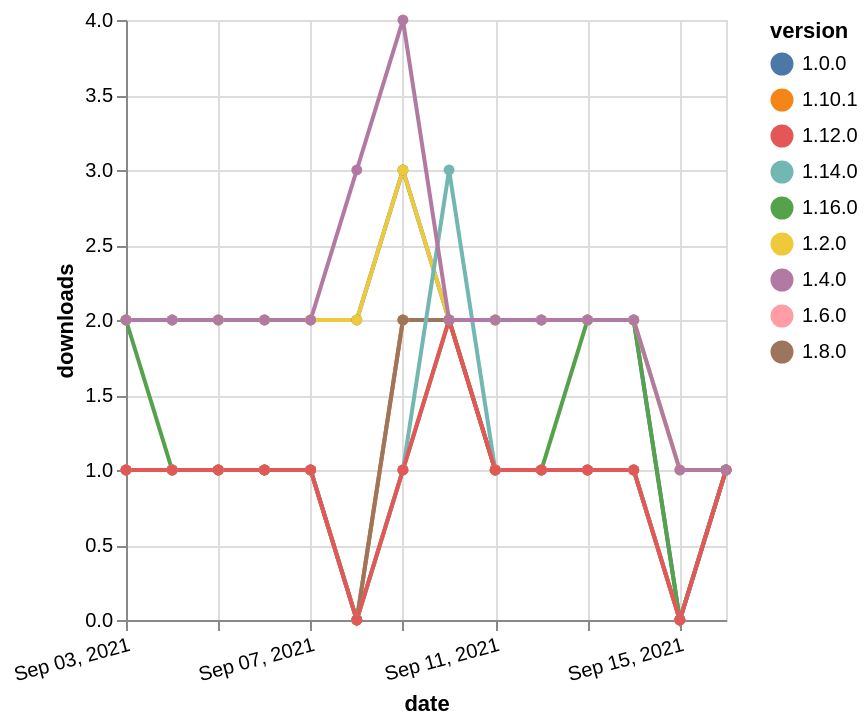

Vega-Lite specification for this chart:
### Vega-Lite specification from a JSON file in a GitHub repository (floating-point values rounded to 4 significant figures)
{"$schema": "https://vega.github.io/schema/vega-lite/v5.json", "description": "A simple bar chart with embedded data.", "data": {"values": [{"date": "2021-09-03", "total": 231, "delta": 1, "version": "1.6.0"}, {"date": "2021-09-04", "total": 232, "delta": 1, "version": "1.6.0"}, {"date": "2021-09-05", "total": 233, "delta": 1, "version": "1.6.0"}, {"date": "2021-09-06", "total": 234, "delta": 1, "version": "1.6.0"}, {"date": "2021-09-07", "total": 235, "delta": 1, "version": "1.6.0"}, {"date": "2021-09-08", "total": 235, "delta": 0, "version": "1.6.0"}, {"date": "2021-09-09", "total": 237, "delta": 2, "version": "1.6.0"}, {"date": "2021-09-10", "total": 239, "delta": 2, "version": "1.6.0"}, {"date": "2021-09-11", "total": 240, "delta": 1, "version": "1.6.0"}, {"date": "2021-09-12", "total": 241, "delta": 1, "version": "1.6.0"}, {"date": "2021-09-13", "total": 242, "delta": 1, "version": "1.6.0"}, {"date": "2021-09-14", "total": 243, "delta": 1, "version": "1.6.0"}, {"date": "2021-09-15", "total": 243, "delta": 0, "version": "1.6.0"}, {"date": "2021-09-16", "total": 244, "delta": 1, "version": "1.6.0"}, {"date": "2021-09-03", "total": 188, "delta": 1, "version": "1.10.1"}, {"date": "2021-09-04", "total": 189, "delta": 1, "version": "1.10.1"}, {"date": "2021-09-05", "total": 190, "delta": 1, "version": "1.10.1"}, {"date": "2021-09-06", "total": 191, "delta": 1, "version": "1.10.1"}, {"date": "2021-09-07", "total": 192, "delta": 1, "version": "1.10.1"}, {"date": "2021-09-08", "total": 192, "delta": 0, "version": "1.10.1"}, {"date": "2021-09-09", "total": 194, "delta": 2, "version": "1.10.1"}, {"date": "2021-09-10", "total": 196, "delta": 2, "version": "1.10.1"}, {"date": "2021-09-11", "total": 197, "delta": 1, "version": "1.10.1"}, {"date": "2021-09-12", "total": 198, "delta": 1, "version": "1.10.1"}, {"date": "2021-09-13", "total": 199, "delta": 1, "version": "1.10.1"}, {"date": "2021-09-14", "total": 200, "delta": 1, "version": "1.10.1"}, {"date": "2021-09-15", "total": 200, "delta": 0, "version": "1.10.1"}, {"date": "2021-09-16", "total": 201, "delta": 1, "version": "1.10.1"}, {"date": "2021-09-03", "total": 183, "delta": 1, "version": "1.8.0"}, {"date": "2021-09-04", "total": 184, "delta": 1, "version": "1.8.0"}, {"date": "2021-09-05", "total": 185, "delta": 1, "version": "1.8.0"}, {"date": "2021-09-06", "total": 186, "delta": 1, "version": "1.8.0"}, {"date": "2021-09-07", "total": 187, "delta": 1, "version": "1.8.0"}, {"date": "2021-09-08", "total": 187, "delta": 0, "version": "1.8.0"}, {"date": "2021-09-09", "total": 189, "delta": 2, "version": "1.8.0"}, {"date": "2021-09-10", "total": 191, "delta": 2, "version": "1.8.0"}, {"date": "2021-09-11", "total": 192, "delta": 1, "version": "1.8.0"}, {"date": "2021-09-12", "total": 193, "delta": 1, "version": "1.8.0"}, {"date": "2021-09-13", "total": 194, "delta": 1, "version": "1.8.0"}, {"date": "2021-09-14", "total": 195, "delta": 1, "version": "1.8.0"}, {"date": "2021-09-15", "total": 195, "delta": 0, "version": "1.8.0"}, {"date": "2021-09-16", "total": 196, "delta": 1, "version": "1.8.0"}, {"date": "2021-09-03", "total": 2509, "delta": 2, "version": "1.0.0"}, {"date": "2021-09-04", "total": 2511, "delta": 2, "version": "1.0.0"}, {"date": "2021-09-05", "total": 2513, "delta": 2, "version": "1.0.0"}, {"date": "2021-09-06", "total": 2515, "delta": 2, "version": "1.0.0"}, {"date": "2021-09-07", "total": 2517, "delta": 2, "version": "1.0.0"}, {"date": "2021-09-08", "total": 2519, "delta": 2, "version": "1.0.0"}, {"date": "2021-09-09", "total": 2522, "delta": 3, "version": "1.0.0"}, {"date": "2021-09-10", "total": 2524, "delta": 2, "version": "1.0.0"}, {"date": "2021-09-11", "total": 2526, "delta": 2, "version": "1.0.0"}, {"date": "2021-09-12", "total": 2528, "delta": 2, "version": "1.0.0"}, {"date": "2021-09-13", "total": 2530, "delta": 2, "version": "1.0.0"}, {"date": "2021-09-14", "total": 2532, "delta": 2, "version": "1.0.0"}, {"date": "2021-09-15", "total": 2532, "delta": 0, "version": "1.0.0"}, {"date": "2021-09-16", "total": 2533, "delta": 1, "version": "1.0.0"}, {"date": "2021-09-03", "total": 116, "delta": 2, "version": "1.16.0"}, {"date": "2021-09-04", "total": 117, "delta": 1, "version": "1.16.0"}, {"date": "2021-09-05", "total": 118, "delta": 1, "version": "1.16.0"}, {"date": "2021-09-06", "total": 119, "delta": 1, "version": "1.16.0"}, {"date": "2021-09-07", "total": 120, "delta": 1, "version": "1.16.0"}, {"date": "2021-09-08", "total": 120, "delta": 0, "version": "1.16.0"}, {"date": "2021-09-09", "total": 121, "delta": 1, "version": "1.16.0"}, {"date": "2021-09-10", "total": 123, "delta": 2, "version": "1.16.0"}, {"date": "2021-09-11", "total": 124, "delta": 1, "version": "1.16.0"}, {"date": "2021-09-12", "total": 125, "delta": 1, "version": "1.16.0"}, {"date": "2021-09-13", "total": 127, "delta": 2, "version": "1.16.0"}, {"date": "2021-09-14", "total": 129, "delta": 2, "version": "1.16.0"}, {"date": "2021-09-15", "total": 129, "delta": 0, "version": "1.16.0"}, {"date": "2021-09-16", "total": 130, "delta": 1, "version": "1.16.0"}, {"date": "2021-09-03", "total": 2528, "delta": 2, "version": "1.2.0"}, {"date": "2021-09-04", "total": 2530, "delta": 2, "version": "1.2.0"}, {"date": "2021-09-05", "total": 2532, "delta": 2, "version": "1.2.0"}, {"date": "2021-09-06", "total": 2534, "delta": 2, "version": "1.2.0"}, {"date": "2021-09-07", "total": 2536, "delta": 2, "version": "1.2.0"}, {"date": "2021-09-08", "total": 2538, "delta": 2, "version": "1.2.0"}, {"date": "2021-09-09", "total": 2541, "delta": 3, "version": "1.2.0"}, {"date": "2021-09-10", "total": 2543, "delta": 2, "version": "1.2.0"}, {"date": "2021-09-11", "total": 2545, "delta": 2, "version": "1.2.0"}, {"date": "2021-09-12", "total": 2547, "delta": 2, "version": "1.2.0"}, {"date": "2021-09-13", "total": 2549, "delta": 2, "version": "1.2.0"}, {"date": "2021-09-14", "total": 2551, "delta": 2, "version": "1.2.0"}, {"date": "2021-09-15", "total": 2552, "delta": 1, "version": "1.2.0"}, {"date": "2021-09-16", "total": 2553, "delta": 1, "version": "1.2.0"}, {"date": "2021-09-03", "total": 180, "delta": 1, "version": "1.14.0"}, {"date": "2021-09-04", "total": 181, "delta": 1, "version": "1.14.0"}, {"date": "2021-09-05", "total": 182, "delta": 1, "version": "1.14.0"}, {"date": "2021-09-06", "total": 183, "delta": 1, "version": "1.14.0"}, {"date": "2021-09-07", "total": 184, "delta": 1, "version": "1.14.0"}, {"date": "2021-09-08", "total": 184, "delta": 0, "version": "1.14.0"}, {"date": "2021-09-09", "total": 185, "delta": 1, "version": "1.14.0"}, {"date": "2021-09-10", "total": 188, "delta": 3, "version": "1.14.0"}, {"date": "2021-09-11", "total": 189, "delta": 1, "version": "1.14.0"}, {"date": "2021-09-12", "total": 190, "delta": 1, "version": "1.14.0"}, {"date": "2021-09-13", "total": 191, "delta": 1, "version": "1.14.0"}, {"date": "2021-09-14", "total": 192, "delta": 1, "version": "1.14.0"}, {"date": "2021-09-15", "total": 192, "delta": 0, "version": "1.14.0"}, {"date": "2021-09-16", "total": 193, "delta": 1, "version": "1.14.0"}, {"date": "2021-09-03", "total": 156, "delta": 1, "version": "1.12.0"}, {"date": "2021-09-04", "total": 157, "delta": 1, "version": "1.12.0"}, {"date": "2021-09-05", "total": 158, "delta": 1, "version": "1.12.0"}, {"date": "2021-09-06", "total": 159, "delta": 1, "version": "1.12.0"}, {"date": "2021-09-07", "total": 160, "delta": 1, "version": "1.12.0"}, {"date": "2021-09-08", "total": 160, "delta": 0, "version": "1.12.0"}, {"date": "2021-09-09", "total": 161, "delta": 1, "version": "1.12.0"}, {"date": "2021-09-10", "total": 163, "delta": 2, "version": "1.12.0"}, {"date": "2021-09-11", "total": 164, "delta": 1, "version": "1.12.0"}, {"date": "2021-09-12", "total": 165, "delta": 1, "version": "1.12.0"}, {"date": "2021-09-13", "total": 166, "delta": 1, "version": "1.12.0"}, {"date": "2021-09-14", "total": 167, "delta": 1, "version": "1.12.0"}, {"date": "2021-09-15", "total": 167, "delta": 0, "version": "1.12.0"}, {"date": "2021-09-16", "total": 168, "delta": 1, "version": "1.12.0"}, {"date": "2021-09-03", "total": 2434, "delta": 2, "version": "1.4.0"}, {"date": "2021-09-04", "total": 2436, "delta": 2, "version": "1.4.0"}, {"date": "2021-09-05", "total": 2438, "delta": 2, "version": "1.4.0"}, {"date": "2021-09-06", "total": 2440, "delta": 2, "version": "1.4.0"}, {"date": "2021-09-07", "total": 2442, "delta": 2, "version": "1.4.0"}, {"date": "2021-09-08", "total": 2445, "delta": 3, "version": "1.4.0"}, {"date": "2021-09-09", "total": 2449, "delta": 4, "version": "1.4.0"}, {"date": "2021-09-10", "total": 2451, "delta": 2, "version": "1.4.0"}, {"date": "2021-09-11", "total": 2453, "delta": 2, "version": "1.4.0"}, {"date": "2021-09-12", "total": 2455, "delta": 2, "version": "1.4.0"}, {"date": "2021-09-13", "total": 2457, "delta": 2, "version": "1.4.0"}, {"date": "2021-09-14", "total": 2459, "delta": 2, "version": "1.4.0"}, {"date": "2021-09-15", "total": 2460, "delta": 1, "version": "1.4.0"}, {"date": "2021-09-16", "total": 2461, "delta": 1, "version": "1.4.0"}]}, "width": "container", "mark": {"type": "line", "point": {"filled": true}}, "encoding": {"x": {"field": "date", "type": "temporal", "timeUnit": "yearmonthdate", "title": "date", "axis": {"labelAngle": -15}}, "y": {"field": "delta", "type": "quantitative", "title": "downloads"}, "color": {"field": "version", "type": "nominal"}, "tooltip": {"field": "delta"}}}
